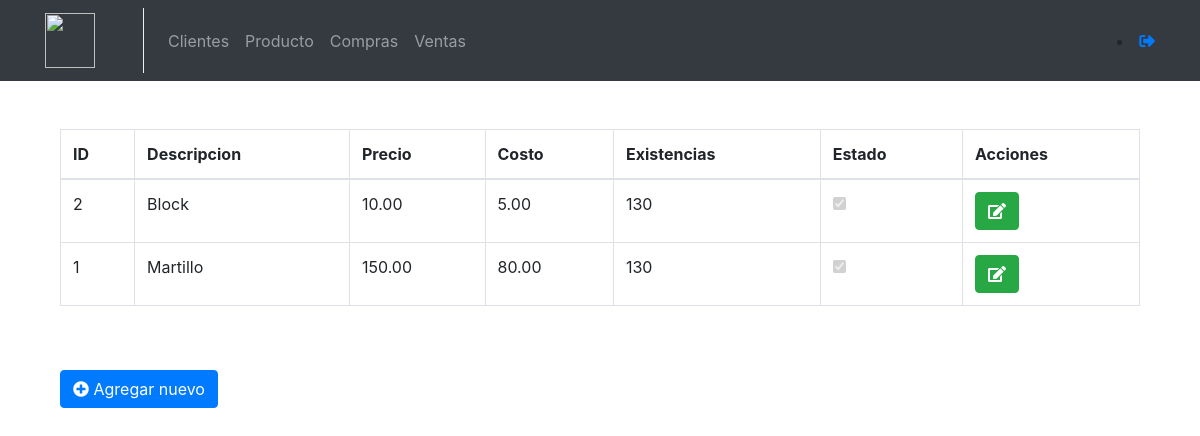
The page /productos/ (signed in) on the database its author committed.
### productos/models.py (models this page shows, shortened)
class Producto(models.Model):
    descripcion = models.CharField(max_length=300, blank=False)
    precio = models.DecimalField(max_digits=8, decimal_places=2)
    costo = models.DecimalField(max_digits=8, decimal_places=2)
    existencia = models.IntegerField()
    estado = models.BooleanField(default=True)
    fechaCreacion = models.DateTimeField(auto_now_add=True)
    fechaModificacion = models.DateTimeField(auto_now=True)

### productos/views.py (the view)
class ProductsDetailView(LoginRequiredMixin, ListView):
    template_name = 'productos/detail.html'
    model = Producto
    ordering = ('-fechaCreacion',)
    context_object_name = 'productos'

### templates/productos/detail.html (shortened to what this page needs)
{% extends "base.html" %}
{% block container %}
<div class="container">
    <div class="row">
      <div class="col-12">
        <table class="table table-bordered">
          <thead>
            <tr>
              <th scope="col">ID</th>
              <th scope="col">Descripcion</th>
              <th scope="col">Precio</th>
              <th scope="col">Costo</th>
              <th scope="col">Existencias</th>
              <th scope="col">Estado</th>
              <th scope="col">Acciones</th>
            </tr>
          </thead>
          <tbody>
            {% for prod in productos %}
            <tr>
                <td>{{ prod.id }}</td>
                <td>{{ prod.descripcion }}</td>
                <td>{{ prod.precio }}</td>
                <td>{{ prod.costo }}</td>
                <td>{{ prod.existencia }}</td>
                <td class="center"><input type="checkbox" disabled name="checkbox"  {%if prod.estado %}checked{% endif %}/></td>
                <td>
                   <a href="{% url "productos:edit" prod.id %}" class="btn btn-success"><i class="fas fa-edit"></i></a>
                  </td>
            </tr>
            {% endfor %}
          </tbody>
        </table>
        <br>
        <br>
        <a href="{% url "productos:new" %}" class="btn btn-primary"><i class="fas fa-plus-circle"></i> Agregar nuevo</a>
      </div>
    </div>
  </div>
{% endblock %}

### rows shown on the page
Producto: id "2", descripcion "Block", precio "10.00", costo "5.00", existencia "130", estado "☑"
Producto: id "1", descripcion "Martillo", precio "150.00", costo "80.00", existencia "130", estado "☑"
